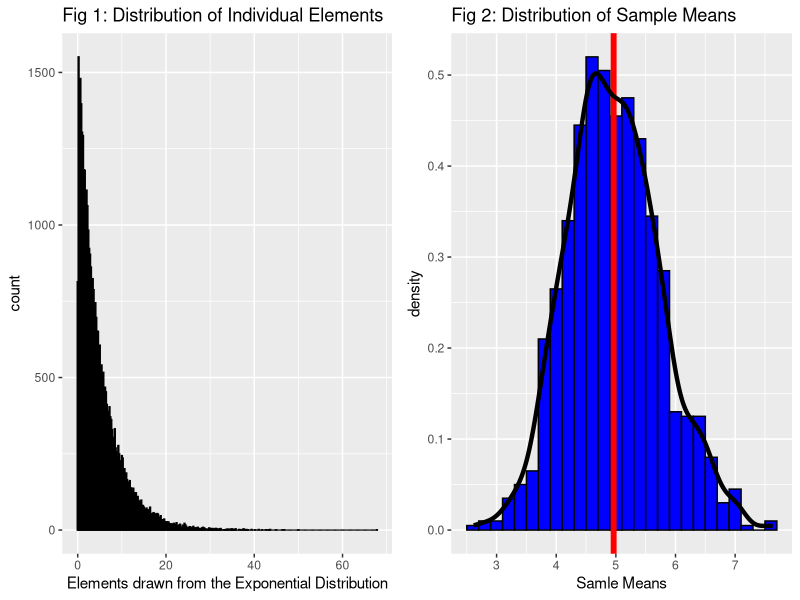

Recreate this plot in R.
## ---- chunk 1
setwd("C:/users/ryan/dropbox/coursera/6_statistical_inference")
library(ggplot2)
library(knitr)
library(gridExtra)
## ---- chunk 2
# Set parameters
lambda      <- 0.2   
samplesize  <- 40   # Number of items drawn from each 
sims        <- 1000 # Number of simulations

# Generate the random data
#   The code below generates a dataframe with 1000 columns each with
#   40 rows.  Each column is a sample from the exponential distribution.
#   The colMeans function takes the mean of each sample transposes it 
#   into a dataframe with a single column and 1000 rows.
set.seed(2345)
Data  <- data.frame(replicate(n = sims, expr = rexp(n = samplesize, lambda)))
sMeans<- data.frame(Means=colMeans(Data))

# Summary statistics
#   Calculate the mean, standard deviation, and variance for the simulation
#   and the theoretical values.
MeanOfMeans <- mean(sMeans$Means)
SDofMeans   <- sd(sMeans$Means)
VarOfMeans  <- SDofMeans^2
ThryMean    <- 1/lambda *(1/sqrt(samplesize))
ThryVar     <- ThryMean^2

# Plots
Plot1Hist<-data.frame(V1=unlist(Data))
Plot1<-ggplot(Plot1Hist) + 
  aes(x=V1) +
  geom_histogram(binwidth=.2, fill="green",colour="black") +
  labs(title="Fig 1: Distribution of Individual Elements", 
       x="Elements drawn from the Exponential Distribution")

Plot2<- ggplot(sMeans) +
  aes(x=Means) +
  geom_histogram(aes(y=..density..),binwidth=.2, fill="blue", colour="black") +
  scale_x_continuous(breaks=1:10) +
  labs(title="Fig 2: Distribution of Sample Means",
       x= "Samle Means") +
  geom_vline(aes(xintercept= mean(Means)),size= 2, colour="red" ) +
  geom_density(aes(Means), size=1.5)
## ---- chunk 3
grid.arrange(Plot1,Plot2,nrow=1)
